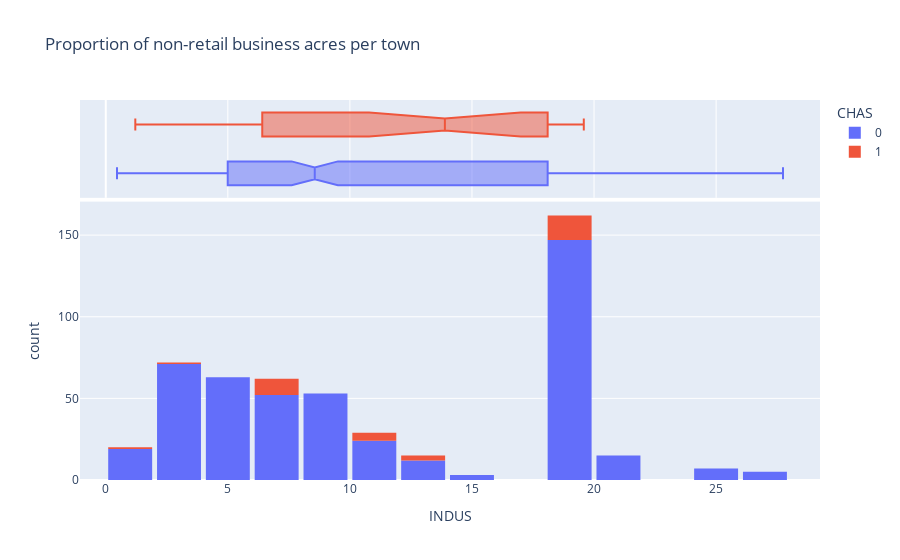

This figure's notebook cell:
### Markdown cell above
## INDUS: Proportion of non-retail business acres per town

### Code cell
fig = px.histogram(house_df, x='INDUS', marginal='box', color='CHAS',
            title="Proportion of non-retail business acres per town"
            )
fig.update_layout(bargap=0.1)
fig.show()

### Figure 1 — Plotly figure (JSON) as saved in the notebook; plotly's stock layout.template omitted (floating-point values rounded to 4 significant figures; data arrays with more than 128 entries replaced by an {"elided": "..."} marker saying what was removed)
{"data": [{"alignmentgroup": "True", "bingroup": "x", "hovertemplate": "CHAS=0<br>INDUS=%{x}<br>count=%{y}<extra></extra>", "legendgroup": "0", "marker": {"color": "#636efa", "pattern": {"shape": ""}}, "name": "0", "offsetgroup": "0", "orientation": "v", "showlegend": true, "type": "histogram", "x": {"elided": "471 float values"}, "xaxis": "x", "yaxis": "y"}, {"alignmentgroup": "True", "hovertemplate": "CHAS=0<br>INDUS=%{x}<extra></extra>", "legendgroup": "0", "marker": {"color": "#636efa"}, "name": "0", "notched": true, "offsetgroup": "0", "showlegend": false, "type": "box", "x": {"elided": "471 float values"}, "xaxis": "x2", "yaxis": "y2"}, {"alignmentgroup": "True", "bingroup": "x", "hovertemplate": "CHAS=1<br>INDUS=%{x}<br>count=%{y}<extra></extra>", "legendgroup": "1", "marker": {"color": "#EF553B", "pattern": {"shape": ""}}, "name": "1", "offsetgroup": "1", "orientation": "v", "showlegend": true, "type": "histogram", "x": [19.58, 19.58, 19.58, 19.58, 19.58, 19.58, 19.58, 10.59, 10.59, 10.59, 10.59, 10.59, 13.89, 13.89, 13.89, 6.2, 6.2, 6.2, 6.2, 6.2, 6.96, 6.96, 6.41, 6.41, 6.41, 3.33, 1.21, 18.1, 18.1, 18.1, 18.1, 18.1, 18.1, 18.1, 18.1], "xaxis": "x", "yaxis": "y"}, {"alignmentgroup": "True", "hovertemplate": "CHAS=1<br>INDUS=%{x}<extra></extra>", "legendgroup": "1", "marker": {"color": "#EF553B"}, "name": "1", "notched": true, "offsetgroup": "1", "showlegend": false, "type": "box", "x": [19.58, 19.58, 19.58, 19.58, 19.58, 19.58, 19.58, 10.59, 10.59, 10.59, 10.59, 10.59, 13.89, 13.89, 13.89, 6.2, 6.2, 6.2, 6.2, 6.2, 6.96, 6.96, 6.41, 6.41, 6.41, 3.33, 1.21, 18.1, 18.1, 18.1, 18.1, 18.1, 18.1, 18.1, 18.1], "xaxis": "x2", "yaxis": "y2"}], "layout": {"bargap": 0.1, "barmode": "relative", "legend": {"title": {"text": "CHAS"}, "tracegroupgap": 0}, "title": {"text": "Proportion of non-retail business acres per town"}, "xaxis": {"anchor": "y", "domain": [0, 1], "title": {"text": "INDUS"}}, "xaxis2": {"anchor": "y2", "domain": [0, 1], "matches": "x", "showgrid": true, "showticklabels": false}, "yaxis": {"anchor": "x", "domain": [0, 0.7326], "title": {"text": "count"}}, "yaxis2": {"anchor": "x2", "domain": [0.7426, 1], "matches": "y2", "showgrid": false, "showline": false, "showticklabels": false, "ticks": ""}}}
